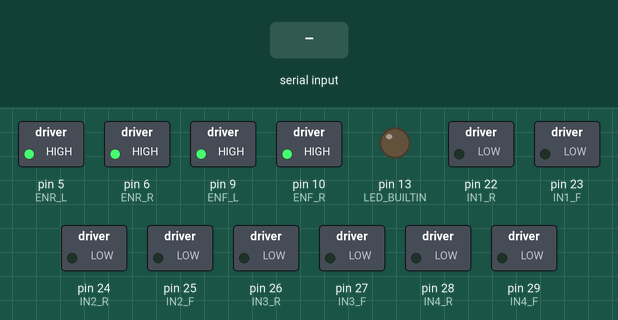
Simulated run of this sketch. Board: Arduino Mega 2560, built with avr-gcc and run on an emulated ATmega2560. Shown: switched loads named in the sketch (green lamp = pin HIGH), output pins drawn as LEDs (lit = HIGH). The test bench sets the inputs (shaded band).

Above: at 1.2 s.
1.3 s: "1" received over Serial
At 2.5 s:
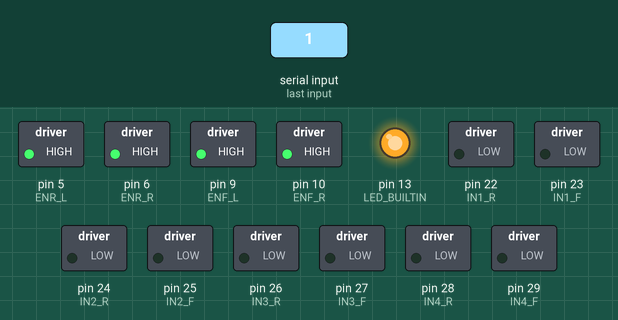
2.8 s: "R" received over Serial
At 3.8 s:
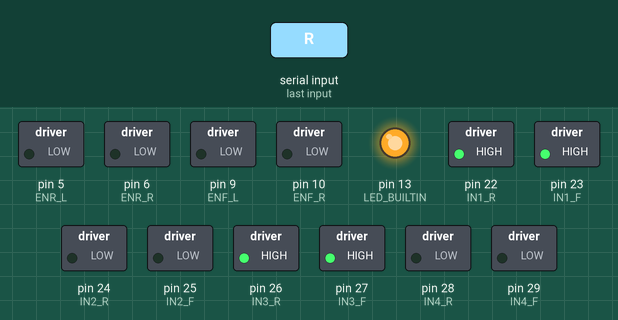
4.3 s: "0" received over Serial
At 4.9 s:
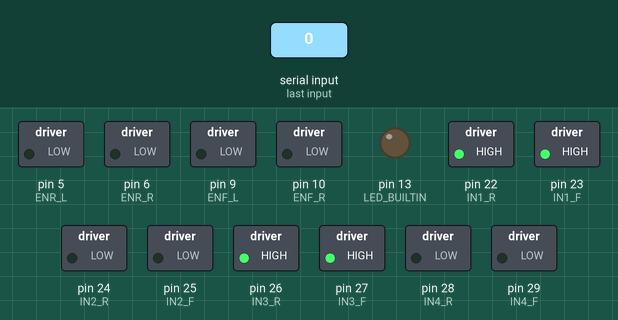
5.8 s: "P" received over Serial
At 6.1 s:
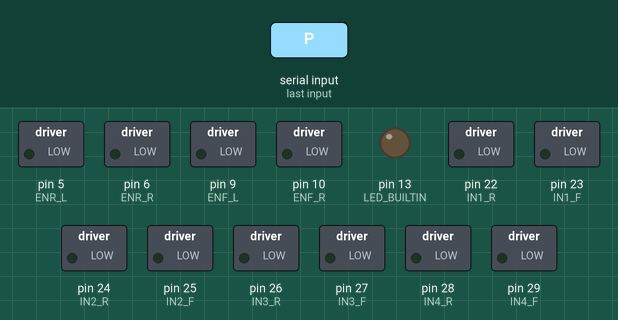
7.3 s: "D" received over Serial
At 8.4 s:
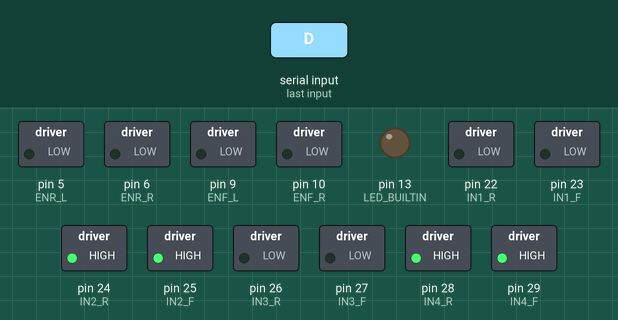
8.8 s: "f" received over Serial
At 9.6 s:
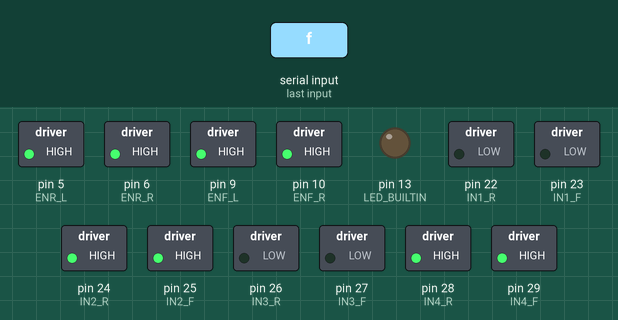
Timing chart, 0 to 11.3 s (numbered marks = the images above; inputs shaded):
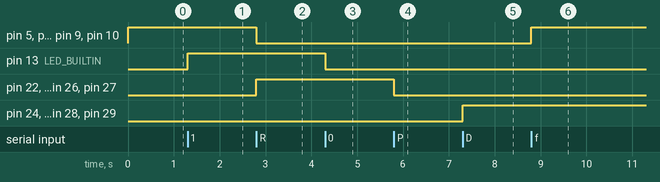

Measured:
- after the input at 1.3 s, pin 13 (LED_BUILTIN): LOW → HIGH at once
- after the input at 2.8 s, pin 5 (ENR_L), pin 6 (ENR_R), pin 9 (ENF_L), pin 10 (ENF_R): HIGH → LOW at once; pin 22 (IN1_R), pin 23 (IN1_F), pin 26 (IN3_R), pin 27 (IN3_F): LOW → HIGH at once
- after the input at 4.3 s, pin 13 (LED_BUILTIN): HIGH → LOW at once
- after the input at 5.8 s, pin 22 (IN1_R), pin 23 (IN1_F), pin 26 (IN3_R), pin 27 (IN3_F): HIGH → LOW at once
- after the input at 7.3 s, pin 24 (IN2_R), pin 25 (IN2_F), pin 28 (IN4_R), pin 29 (IN4_F): LOW → HIGH at once
- after the input at 8.8 s, pin 5 (ENR_L), pin 6 (ENR_R), pin 9 (ENF_L), pin 10 (ENF_R): LOW → HIGH at once

The sketch:

carrero_arduino.ino
```cpp
// ************************************************
//
// carrero_arduino.ino
// Author: Fernando Leira Cortel
//
// ************************************************

// Ultrasonics
#define TRIG_R 4
#define ECHO_R 30
#define TRIG_C 3
#define ECHO_C 31
#define TRIG_L 2
#define ECHO_L 32

// Front Motors
#define ENF_L 9 // Red
#define ENF_R 10 // Purple
#define IN1_F 23 // Yellow
#define IN2_F 25 // Orange
#define IN3_F 27 // Green
#define IN4_F 29 // Blue

// Rear Motors
#define ENR_L 5 // Brown
#define ENR_R 6 // Blue
#define IN1_R 22 // Red
#define IN2_R 24 // Orange
#define IN3_R 26 // Green
#define IN4_R 28 // Yellow

// Motors Directions
uint8_t in1_f = 1;
uint8_t in2_f = 0;
uint8_t in3_f = 1;
uint8_t in4_f = 0;
uint8_t in1_r = 1;
uint8_t in2_r = 0;
uint8_t in3_r = 1;
uint8_t in4_r = 0;

// Motors Speeds
uint8_t front_left_speed = 255;
uint8_t front_right_speed = 255;
uint8_t rear_left_speed = 255;
uint8_t rear_right_speed = 255;

// Vehicle Transmissions Positions
enum vehicle_position { P, R, D };
vehicle_position current_state = P;
vehicle_position last_state = P;

// Duration and distance for Ultrasonics
long duration;
int distance;
char Incoming_value = 0;

void setup()
{
  delay(1);

  // Start Serial
  Serial.begin(9600);

  // Built-in LED to Output
  pinMode(LED_BUILTIN, OUTPUT);

  // Set Mode of Motor Pins to Output
  pinMode(ENF_L, OUTPUT);
  pinMode(ENF_R, OUTPUT);
  pinMode(IN1_F, OUTPUT);
  pinMode(IN2_F, OUTPUT);
  pinMode(IN3_F, OUTPUT);
  pinMode(IN4_F, OUTPUT);
  pinMode(ENR_L, OUTPUT);
  pinMode(ENR_R, OUTPUT);
  pinMode(IN1_R, OUTPUT);
  pinMode(IN2_R, OUTPUT);
  pinMode(IN3_R, OUTPUT);
  pinMode(IN4_R, OUTPUT);

  // Set Ultrasonic Sensors
  pinMode(TRIG_R, OUTPUT);
  pinMode(ECHO_R, INPUT);
  pinMode(TRIG_C, OUTPUT);
  pinMode(ECHO_C, INPUT);
  pinMode(TRIG_L, OUTPUT);
  pinMode(ECHO_L, INPUT);

  setFrontMotorsPositions();
  setRearMotorsPositions();
}

void loop()
{
  // Check if there is a change in position
  if (last_state != current_state)
  {
    setFrontMotorsPositions();
    setRearMotorsPositions();
    last_state = current_state;

    front_left_speed = 0;
    front_right_speed = 0;
    rear_left_speed = 0;
    rear_right_speed = 0;
    setMotorsSpeeds();
  }

  // Check for input through Bluetooth
  if (Serial.available() > 0)
  {
    Incoming_value = Serial.read();      //Read the incoming data and store it into variable Incoming_value
    handleInput();
  }

  setMotorsSpeeds();

  //pulseDistance(TRIG_R, ECHO_R);
  //delay(100);
}

void handleInput()
{
  if(Incoming_value == '1')            //Checks whether value of Incoming_value is equal to 1
    digitalWrite(LED_BUILTIN, HIGH);  //If value is 1 then LED turns ON
  else if(Incoming_value == '0')       //Checks whether value of Incoming_value is equal to 0
    digitalWrite(LED_BUILTIN, LOW);   //If value is 0 then LED turns OFF
  else if (Incoming_value == 'P')
    current_state = P;
  else if (Incoming_value == 'R')
    current_state = R;
  else if (Incoming_value == 'D')
    current_state = D;
  else if (Incoming_value == 'f'){
    front_left_speed = 255;
    front_right_speed = 255;
    rear_left_speed = 255;
    rear_right_speed = 255;
  }
  else if (Incoming_value == 'd'){
    front_left_speed = 0;
    front_right_speed = 0;
    rear_left_speed = 0;
    rear_right_speed = 0;
  }
  else if (Incoming_value == 'l'){
    front_left_speed = 255;
    front_right_speed = 0;
    rear_left_speed = 0;
    rear_right_speed = 255;
  }
  else if (Incoming_value == 'r'){
    front_left_speed = 0;
    front_right_speed = 255;
    rear_left_speed = 255;
    rear_right_speed = 0;
  }
}

void setFrontMotorsPositions()
{
  // Set new Position State for Front Motors
  switch (current_state)
  {
    case P:
      in1_f = 0;
      in2_f = 0;
      in3_f = 0;
      in4_f = 0;
      break;
    case R:
      in1_f = 1;
      in2_f = 0;
      in3_f = 1;
      in4_f = 0;
      break;
    case D:
      in1_f = 0;
      in2_f = 1;
      in3_f = 0;
      in4_f = 1;
      break;
  }

  // Apply changes
  digitalWrite(IN1_F, in1_f);
  digitalWrite(IN2_F, in2_f);
  digitalWrite(IN3_F, in3_f);
  digitalWrite(IN4_F, in4_f);
}

void setRearMotorsPositions()
{
  // Set new Position State for Rear Motors
  switch (current_state)
  {
    case P:
      in1_r = 0;
      in2_r = 0;
      in3_r = 0;
      in4_r = 0;
      break;
    case R:
      in1_r = 1;
      in2_r = 0;
      in3_r = 1;
      in4_r = 0;
      break;
    case D:
      in1_r = 0;
      in2_r = 1;
      in3_r = 0;
      in4_r = 1;
      break;
  }

  // Apply changes
  digitalWrite(IN1_R, in1_r);
  digitalWrite(IN2_R, in2_r);
  digitalWrite(IN3_R, in3_r);
  digitalWrite(IN4_R, in4_r);
}

void setMotorsSpeeds()
{
  analogWrite(ENF_L, front_left_speed);
  analogWrite(ENF_R, front_right_speed);
  analogWrite(ENR_L, rear_left_speed);
  analogWrite(ENR_R, rear_right_speed);
}

void pulseDistance(int trig, int echo)
{
  digitalWrite(trig, LOW);
  delayMicroseconds(2);
  digitalWrite(trig, HIGH);
  delayMicroseconds(10);
  digitalWrite(trig, LOW);
  duration = pulseIn(echo, HIGH);
  distance = duration * 0.034 / 2; // Speed of sound divided by 2
  Serial.print("Distance: ");
  Serial.println(distance);
}
```
